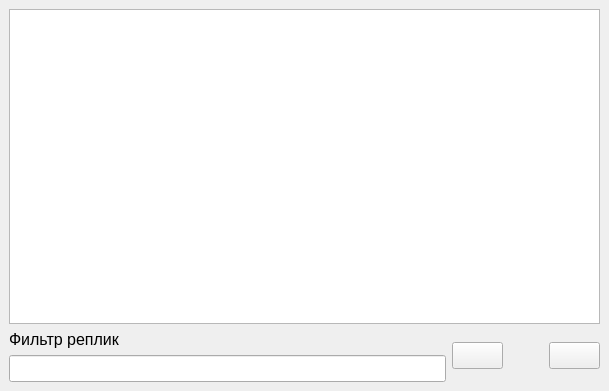
<?xml version="1.0" encoding="UTF-8"?>
<ui version="4.0">
 <class>StatementNavigationWindow</class>
 <widget class="QMainWindow" name="StatementNavigationWindow">
  <property name="geometry">
   <rect>
    <x>0</x>
    <y>0</y>
    <width>609</width>
    <height>391</height>
   </rect>
  </property>
  <property name="font">
   <font>
    <pointsize>12</pointsize>
   </font>
  </property>
  <property name="windowTitle">
   <string>Навигатор по репликам</string>
  </property>
  <widget class="QWidget" name="centralwidget">
   <layout class="QVBoxLayout" name="verticalLayout_2">
    <item>
     <widget class="QListView" name="lvStatements">
      <property name="editTriggers">
       <set>QAbstractItemView::NoEditTriggers</set>
      </property>
      <property name="alternatingRowColors">
       <bool>true</bool>
      </property>
      <property name="isWrapping" stdset="0">
       <bool>false</bool>
      </property>
      <property name="resizeMode">
       <enum>QListView::Adjust</enum>
      </property>
      <property name="spacing">
       <number>3</number>
      </property>
      <property name="wordWrap">
       <bool>true</bool>
      </property>
     </widget>
    </item>
    <item>
     <layout class="QHBoxLayout" name="horizontalLayout">
      <item>
       <layout class="QVBoxLayout" name="verticalLayout" stretch="0,0">
        <property name="sizeConstraint">
         <enum>QLayout::SetDefaultConstraint</enum>
        </property>
        <item>
         <widget class="QLabel" name="lblFilter">
          <property name="text">
           <string>Фильтр реплик</string>
          </property>
         </widget>
        </item>
        <item>
         <widget class="QLineEdit" name="edtFilter"/>
        </item>
       </layout>
      </item>
      <item>
       <widget class="QPushButton" name="btnClear">
        <property name="text">
         <string/>
        </property>
        <property name="icon">
         <iconset resource="../icons.qrc">
          <normaloff>:/images/icons/edit-delete.png</normaloff>:/images/icons/edit-delete.png</iconset>
        </property>
        <property name="iconSize">
         <size>
          <width>32</width>
          <height>32</height>
         </size>
        </property>
       </widget>
      </item>
      <item>
       <spacer name="horizontalSpacer">
        <property name="orientation">
         <enum>Qt::Horizontal</enum>
        </property>
        <property name="sizeType">
         <enum>QSizePolicy::Fixed</enum>
        </property>
        <property name="sizeHint" stdset="0">
         <size>
          <width>40</width>
          <height>20</height>
         </size>
        </property>
       </spacer>
      </item>
      <item>
       <widget class="QPushButton" name="btnClose">
        <property name="text">
         <string/>
        </property>
        <property name="icon">
         <iconset resource="../icons.qrc">
          <normaloff>:/images/icons/cancel.png</normaloff>:/images/icons/cancel.png</iconset>
        </property>
        <property name="iconSize">
         <size>
          <width>32</width>
          <height>32</height>
         </size>
        </property>
       </widget>
      </item>
     </layout>
    </item>
   </layout>
  </widget>
  <widget class="QMenuBar" name="menubar">
   <property name="geometry">
    <rect>
     <x>0</x>
     <y>0</y>
     <width>609</width>
     <height>37</height>
    </rect>
   </property>
  </widget>
 </widget>
 <resources>
  <include location="../icons.qrc"/>
 </resources>
 <connections/>
</ui>
